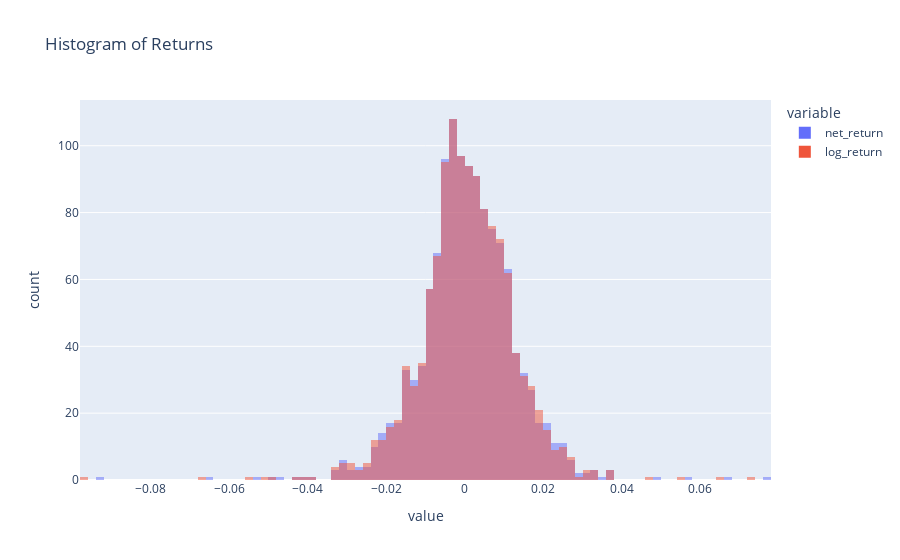

The notebook cell saved with this chart:
### Code cell
import plotly.express as px

px.histogram(data_frame = sbux, 
x = ['net_return','log_return'], 
barmode = 'overlay', 
opacity = 0.5,
title = "Histogram of Returns")

### Figure 1 — Plotly figure (JSON) as saved in the notebook; plotly's stock layout.template omitted (floating-point values rounded to 4 significant figures; data arrays with more than 128 entries replaced by an {"elided": "..."} marker saying what was removed)
{"data": [{"alignmentgroup": "True", "bingroup": "x", "hovertemplate": "variable=net_return<br>value=%{x}<br>count=%{y}<extra></extra>", "legendgroup": "net_return", "marker": {"color": "#636efa", "opacity": 0.5, "pattern": {"shape": ""}}, "name": "net_return", "offsetgroup": "net_return", "orientation": "v", "showlegend": true, "type": "histogram", "x": {"elided": "1259 float values"}, "xaxis": "x", "yaxis": "y"}, {"alignmentgroup": "True", "bingroup": "x", "hovertemplate": "variable=log_return<br>value=%{x}<br>count=%{y}<extra></extra>", "legendgroup": "log_return", "marker": {"color": "#EF553B", "opacity": 0.5, "pattern": {"shape": ""}}, "name": "log_return", "offsetgroup": "log_return", "orientation": "v", "showlegend": true, "type": "histogram", "x": {"elided": "1259 float values"}, "xaxis": "x", "yaxis": "y"}], "layout": {"barmode": "overlay", "legend": {"title": {"text": "variable"}, "tracegroupgap": 0}, "title": {"text": "Histogram of Returns"}, "xaxis": {"anchor": "y", "domain": [0, 1], "title": {"text": "value"}}, "yaxis": {"anchor": "x", "domain": [0, 1], "title": {"text": "count"}}}}
